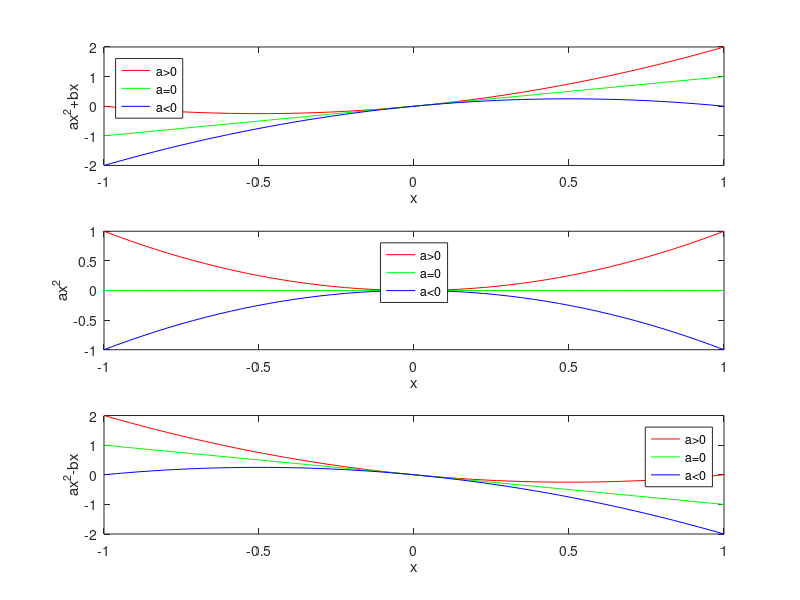

Reproduce this figure in MATLAB.
f = @(x,a,b) a*x.^2 + b*x;

x = linspace(-1, 1, 50);

figure;
subplot(3,1,1);
plot(x, f(x,1,1), 'r');
hold;
plot(x, f(x,0,1), 'g');
plot(x, f(x,-1,1), 'b');
legend('a>0', 'a=0', 'a<0', ...
    'Location', 'NorthWest');
xlabel('x');
ylabel('ax^2+bx');

subplot(3,1,2);
plot(x, f(x,1,0), 'r');
hold;
plot(x, f(x,0,0), 'g');
plot(x, f(x,-1,0), 'b');
legend('a>0', 'a=0', 'a<0', ...
    'Location', 'North');
xlabel('x');
ylabel('ax^2');

subplot(3,1,3);
plot(x, f(x,1,-1), 'r');
hold;
plot(x, f(x,0,-1), 'g');
plot(x, f(x,-1,-1), 'b');
legend('a>0', 'a=0', 'a<0', ...
    'Location', 'NorthEast');
xlabel('x');
ylabel('ax^2-bx');